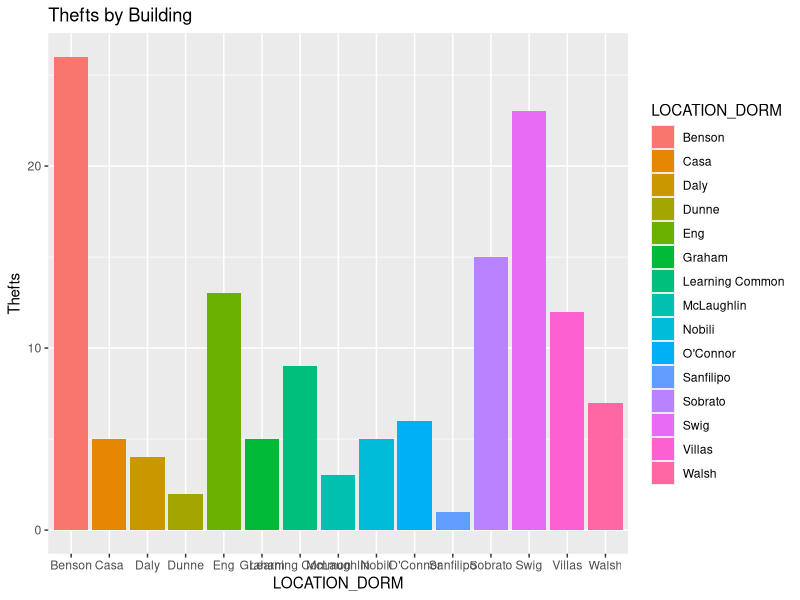
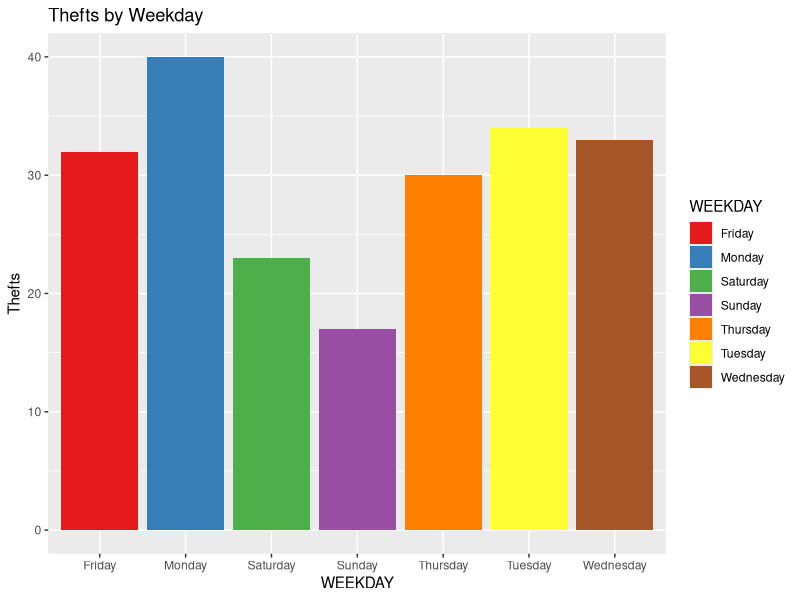
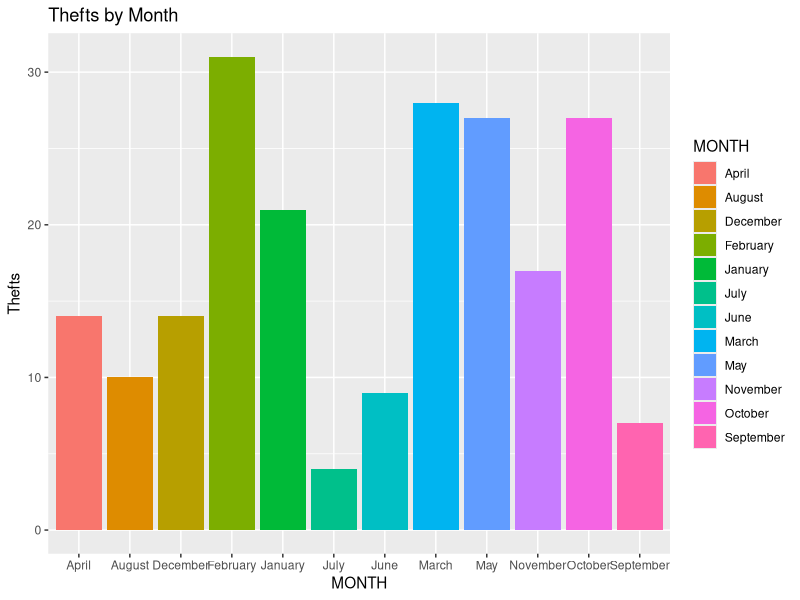

Reproduce these figures in R, in order.
require("ggplot2")
require("doBy")
require("zoo")

data =read.csv(file="Bike Theft Log (From Sept07).csv")

getBuildings <- function(data, buildings) {
  data$LOCATION_DORM = "Other"
  for (i in 1:length(buildings)) {
    data$LOCATION_DORM[grepl(buildings[i], data$LOCATION)] <- buildings[i]
  }
  return(data)
}

#list of buildings we want to look at
buildings = c("Swig", "Benson", "Learning Common", 
              "Casa", "Dunne", "Graham","McLaughlin", 
              "Nobili", "Sanfilipo", "Villas", "Walsh",
              "Sobrato", "O'Connor", "Eng", "Daly")

#apply map the location to buildings
data <- getBuildings(data,buildings)

#get the number of each thefts at each location
grouped.byDorm = aggregate(CASE ~ LOCATION_DORM, data=data, length)

#there are a lot of other buildings in the OTHER category
#plot evetything except it
print(ggplot(data=subset(grouped.byDorm,grouped.byDorm$LOCATION_DORM != "Other"), 
             aes(x=LOCATION_DORM, y =CASE, fill=LOCATION_DORM)) + 
        geom_bar(stat='identity') + 
        ylab("Thefts") + 
        ggtitle('Thefts by Building'))


#format the dates
data$DATE_FORM <- as.character(data$DATE)
data$DATE_FORM[2] <- "12/07/2007"
data$DATE_FORM[25] <- "03/14/2008"
data$DATE_FORM[67] <- "9/23/2009"
data$DATE_FORM[165] <- "11/15/2011"

#convert them to factor
data$DATE_FACTOR <- as.Date(data$DATE_FORM, format="%m/%d/%Y")

#group them
grouped.byDate <- aggregate(CASE~DATE_FACTOR, data=data, length)

#group by weekday
data$WEEKDAY <-  weekdays(as.Date(data$DATE_FORM,format="%m/%d/%Y"))
grouped.byWeekday <- aggregate(CASE ~ WEEKDAY, data=data, length)

#plot
print(ggplot(data=grouped.byWeekday, aes(x=WEEKDAY, y = CASE, fill=WEEKDAY)) + 
        geom_bar(stat="identity") + 
        ggtitle("Thefts by Weekday") + 
        ylab("Thefts") +
        scale_fill_brewer(palette="Set1"))


#group by month
data$MONTH <- months(as.Date(data$DATE_FORM,format="%m/%d/%Y"))
grouped.byMonth <- aggregate(CASE ~ MONTH, data=data, length)

#plot thefts by month
print(ggplot(data=grouped.byMonth, aes(x=MONTH, y = CASE, fill=MONTH)) + 
        geom_bar(stat="identity") + ylab("Thefts") + ggtitle("Thefts by Month"))


#need location and YEAR-MONTH dates
data$YearMonth = strftime(data$DATE_FACTOR,"%Y-%m")

grouped.byDateAndLocation <- summaryBy(CASE ~ YearMonth + LOCATION_DORM, data=data,FUN=length)

outputData = data.frame(Thefts = grouped.byDateAndLocation$CASE.length, 
                        Location = grouped.byDateAndLocation$LOCATION_DORM, 
                        Date = grouped.byDateAndLocation$YearMonth)


#NOTE: for whatever reason, this doesn't include a header for the fist column
#I had to go into Excel to add it
outputData.formatted <- xtabs(Thefts ~ Location + Date, outputData)
write.table(outputData.formatted, file="bikeTheft.tsv", quote=FALSE, sep='\t')


